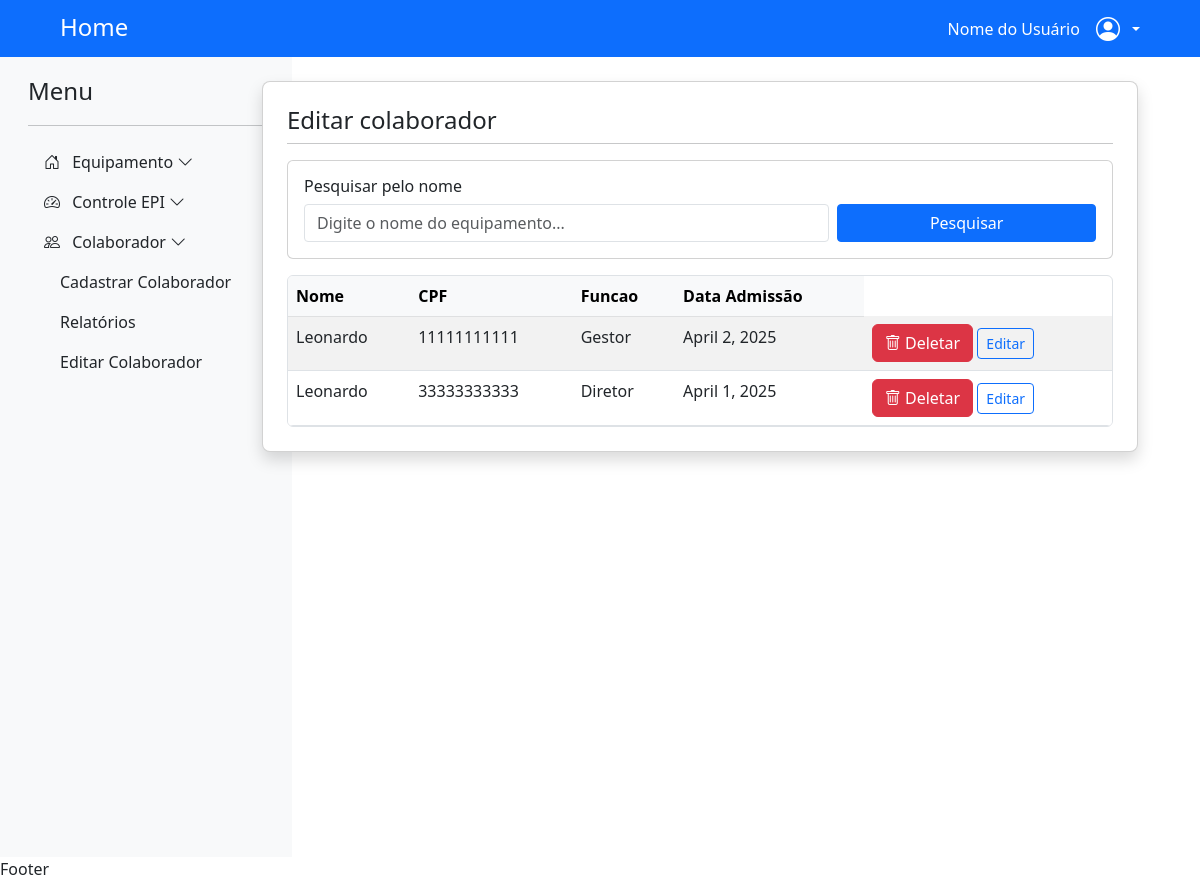
The page /listar_colaborador/ on the database its author committed.
### app_emprestimo/models.py (models this page shows, shortened)
class ColaboradorModel(models.Model):
    idCOLABORADOR = models.AutoField(primary_key=True)
    nome = models.CharField(max_length=100)
    cpf = models.CharField(max_length=14, unique=True)
    funcao = models.CharField(max_length=50)
    data_admissao = models.DateField()
    criado_em = models.DateTimeField(auto_now_add=True)
    alterado_em = models.DateTimeField(auto_now=True)

### app_emprestimo/views.py (the view)
# urls.py: path('listar_colaborador/', views.listar_colaborador, name='listar_colaborador'),
def listar_colaborador(request):
    colaboradores = ColaboradorModel.objects.all()
    return render(request, 'app_emprestimo/pages/listar_colaborador.html', context={'colaboradores':colaboradores})

### app_emprestimo/templates/app_emprestimo/pages/listar_colaborador.html (shortened to what this page needs)
{% extends "global/base.html" %}
{% block content %}
<div class="container mt-4" style="max-width: 900px;">
    <div class="card rounded-3 shadow">
        <div class="card-body p-4">
            <div class="mb-3">
                <h2 class="h4 mb-0">Editar colaborador</h2>
                <hr class="mt-2">
            </div>
            <div class="card mb-3 rounded-2">
                <div class="card-body p-3">
                    <h5 class="h6 card-title mb-2">Pesquisar pelo nome</h5>
                    <div class="row g-2">
                        <div class="col-md-8">
                            <input type="text" class="form-control rounded-1" placeholder="Digite o nome do equipamento...">
                        </div>
                        <div class="col-md-4">
                            <button type="button" class="btn btn-primary w-100 rounded-1">Pesquisar</button>
                        </div>
                    </div>
                </div>
            </div>
            <div class="table-responsive rounded-2 border">
                <table class="table table-striped table-hover mb-0">
                    <thead class="table-light">
                        <tr>
                            <th>Nome</th>
                            <th>CPF</th>
                            <th>Funcao</th>
                            <th>Data Admissão</th>
                        </tr>
                    </thead>
                    <tbody>
                        {% for colaborador in colaboradores %}
                        <tr>
                            <td>{{ colaborador.nome }}</td>
                            <td>{{ colaborador.cpf }}</td>
                            <td>{{ colaborador.funcao }}</td>
                            <td>{{ colaborador.data_admissao }}</td>
                            <td>
                                <button type="button" class="btn btn-danger" data-bs-toggle="modal" data-bs-target="#confirmarDelecao{{ colaborador.idCOLABORADOR }}">
                                    <i class="bi bi-trash"></i> Deletar
                                </button>
                                <a href="{% url 'atualizar_colaborador' colaborador.idCOLABORADOR %}" class="btn btn-sm btn-outline-primary rounded-1">Editar</a>
                            </td>
                        </tr>
                        {% endfor %}
                    </tbody>
                </table>
            </div>
        </div>
    </div>
</div>
{% endblock content %}

### rows shown on the page
ColaboradorModel: nome "Leonardo", cpf "11111111111", funcao "Gestor", data_admissao "April 2, 2025"
ColaboradorModel: nome "Leonardo", cpf "33333333333", funcao "Diretor", data_admissao "April 1, 2025"
